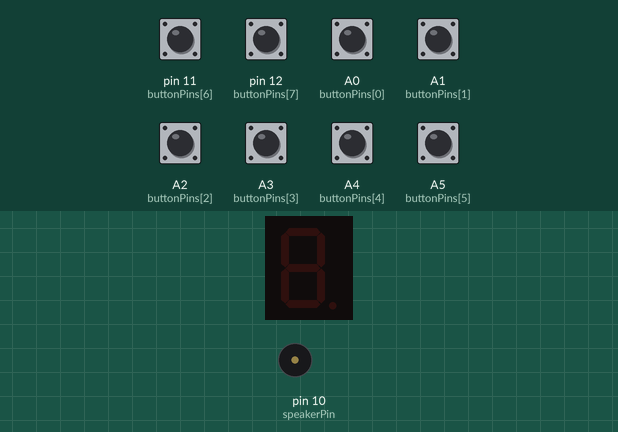
Simulated run of this sketch. Board: Arduino Uno, built with avr-gcc and run on an emulated ATmega328P. Shown: 1-digit seven-segment display, buzzer (waves = sounding). Wiring (inferred from the names in the program): 1-digit 7-segment display, segments lit when HIGH: segments pin 2, pin 3, pin 4, pin 5, pin 6, pin 7, pin 8. The test bench sets the inputs (shaded band); at power-on: A0 (buttonPins[0]), A1 (buttonPins[1]), A2 (buttonPins[2]), A3 (buttonPins[3]), A4 (buttonPins[4]), A5 (buttonPins[5]), pin 11 (buttonPins[6]), pin 12 (buttonPins[7]) LOW. The segment pins are drawn as the display they are named for.

Above: at 1.2 s.
1.3 s: pin 11 (buttonPins[6]) pulled HIGH for 0.15 s
At 1.38 s:
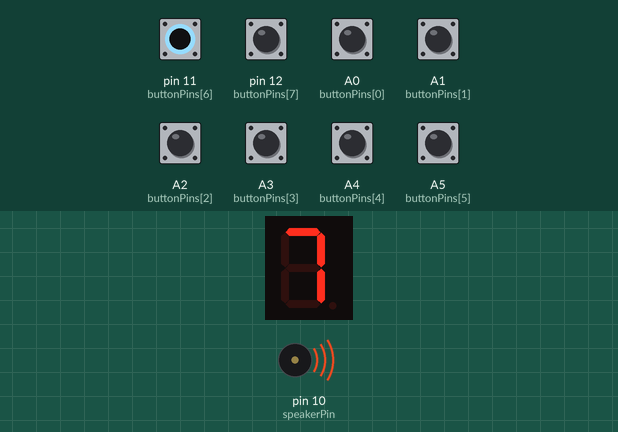
2.9 s: pin 12 (buttonPins[7]) pulled HIGH for 0.15 s
At 2.98 s:
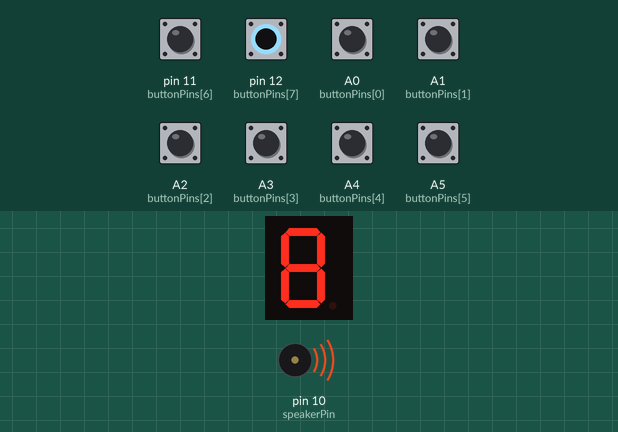
4.5 s: A0 (buttonPins[0]) pulled HIGH for 0.15 s
At 4.58 s:
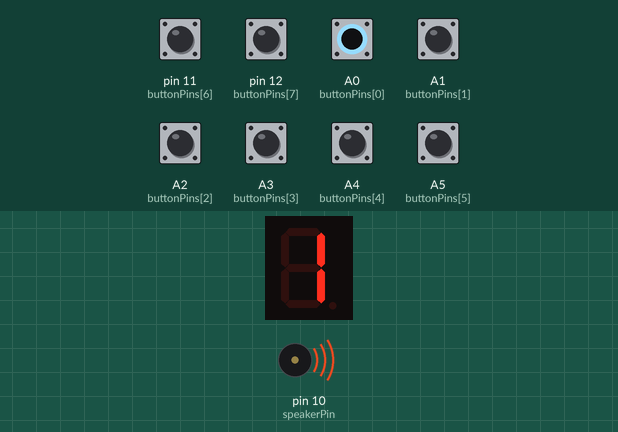
6.1 s: A1 (buttonPins[1]) pulled HIGH for 0.15 s
At 6.18 s:
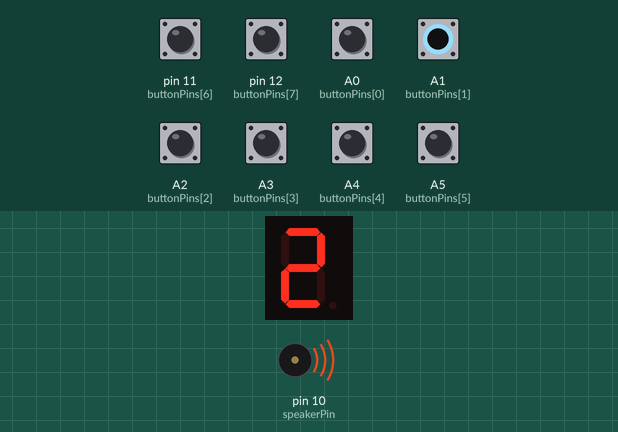
7.7 s: A2 (buttonPins[2]) pulled HIGH for 0.15 s
At 7.78 s:
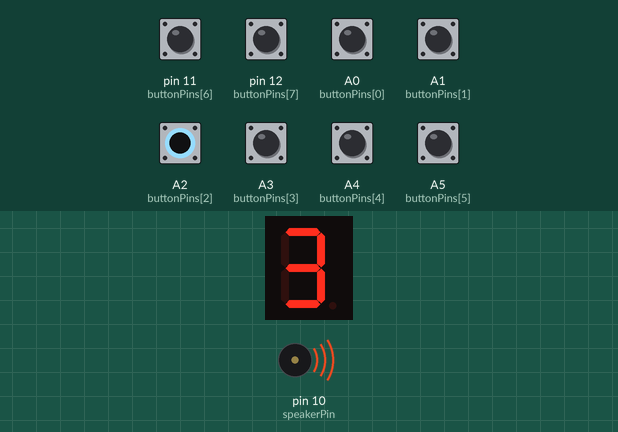
9.3 s: A3 (buttonPins[3]) pulled HIGH for 0.15 s
At 9.38 s:
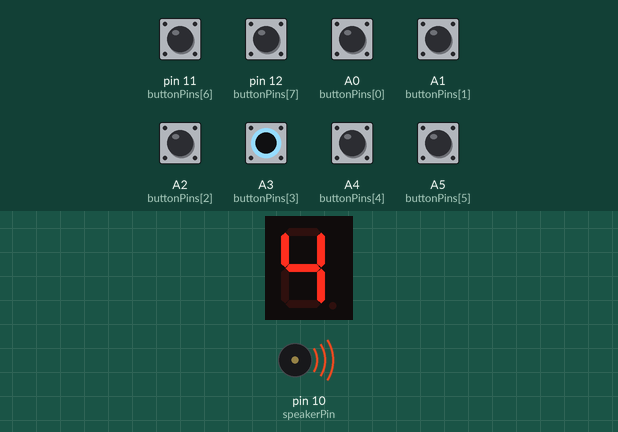
Timing chart, 0 to 11.9 s (numbered marks = the images above; inputs shaded):
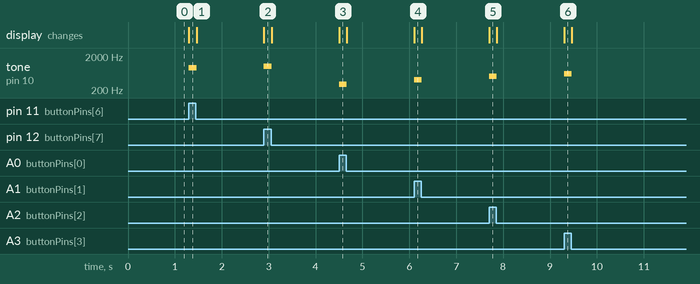

Measured:
- after the input at 1.3 s, tone on pin 10 (speakerPin): silent → 900 Hz at once, → silent 0.16 s later; the display: changes at once (image 1)
- after the input at 2.9 s, tone on pin 10 (speakerPin): silent → 1000 Hz at once, → silent 0.16 s later; the display: changes at once (image 2)
- after the input at 4.5 s, tone on pin 10 (speakerPin): silent → 300 Hz at once, → silent 0.16 s later; the display: changes at once (image 3)
- after the input at 6.1 s, tone on pin 10 (speakerPin): silent → 400 Hz at once, → silent 0.16 s later; the display: changes at once (image 4)
- after the input at 7.7 s, tone on pin 10 (speakerPin): silent → 500 Hz at once, → silent 0.16 s later; the display: changes at once (image 5)
- after the input at 9.3 s, tone on pin 10 (speakerPin): silent → 600 Hz at once, → silent 0.16 s later; the display: changes at once (image 6)

The sketch:

8_Key_Tone_Generator_with_7_Segment_Display.ino
```cpp
/*
  Timed Laboratory Exercise #1 - Task 2
  8-Key Tone Generator with 7-Segment Display
  Name: De Silva B. K. P.
  Index Number: 230123K
*/

// 7-segment display pins (segments a, b, c, d, e, f, g)
const int segPins[7] = {2, 3, 4, 5, 6, 7, 8}; // a=D2, b=D3 ... g=D8

// Button pins (using analog pins as digital)
const int buttonPins[8] = {A0, A1, A2, A3, A4, A5, 11, 12};

// Speaker pin
const int speakerPin = 10;

// Frequencies
const int frequencies[8] = {300, 400, 500, 600, 700, 800, 900, 1000};

// 7-segment encoding for digits 1–8 (common cathode: HIGH = segment ON)
// Segments: a, b, c, d, e, f, g
const byte digitMap[9][7] = {
  //a  b  c  d  e  f  g
  {0, 0, 0, 0, 0, 0, 0}, // 0 (unused situation)
  {0, 1, 1, 0, 0, 0, 0}, // 1
  {1, 1, 0, 1, 1, 0, 1}, // 2
  {1, 1, 1, 1, 0, 0, 1}, // 3
  {0, 1, 1, 0, 0, 1, 1}, // 4
  {1, 0, 1, 1, 0, 1, 1}, // 5
  {1, 0, 1, 1, 1, 1, 1}, // 6
  {1, 1, 1, 0, 0, 0, 0}, // 7
  {1, 1, 1, 1, 1, 1, 1}, // 8
};

void displayDigit(int num) {
  if (num < 0 || num > 8) return;
  for (int i = 0; i < 7; i++) {
    digitalWrite(segPins[i], digitMap[num][i]);
  }
}

void clearDisplay() {
  for (int i = 0; i < 7; i++) {
    digitalWrite(segPins[i], LOW);
  }
}

void setup() {
  for (int i = 0; i < 7; i++) {
    pinMode(segPins[i], OUTPUT);
  }
  for (int i = 0; i < 8; i++) {
    pinMode(buttonPins[i], INPUT); // external pull-down resistors
  }
  pinMode(speakerPin, OUTPUT);
  clearDisplay();
}

void loop() {
  int totalFreq = 0;
  int pressedKeys[8];
  int pressedCount = 0;

  // Detect pressed keys
  for (int i = 0; i < 8; i++) {
    if (digitalRead(buttonPins[i]) == HIGH) {
      totalFreq += frequencies[i];
      pressedKeys[pressedCount++] = i + 1; // Key numbers 1–8
    }
  }

  // Handle tone
  if (pressedCount > 0) {
    tone(speakerPin, totalFreq);
  } else {
    noTone(speakerPin);
    clearDisplay();
    return;
  }

  // Display logic
  if (pressedCount == 1) {
    displayDigit(pressedKeys[0]);
    delay(20); // Minimum tone duration
  } else {
    // Alternate between pressed key numbers at 500ms intervals
    static int altIndex = 0;
    static unsigned long lastSwitch = 0;

    if (millis() - lastSwitch >= 500) {
      altIndex = (altIndex + 1) % pressedCount;
      lastSwitch = millis();
    }
    displayDigit(pressedKeys[altIndex]);
    delay(20);
  }
}
```
